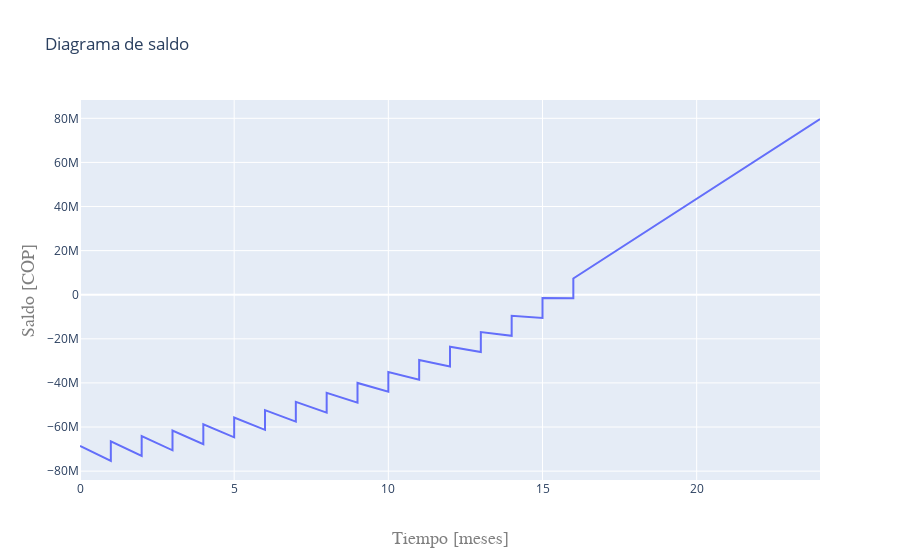

The notebook cell this image was saved under:
### Markdown cell above
### 4.4. Rentabilidad

<div align="justify">
    A partir del diagrama de flujo, podemos llegar a tener una idea sobre la rentabilidad de la inversión con respecto al tiempo. Sin embargo, teniendo en cuenta la <i>tasa de interés</i> cobrada por el banco mundial, se obtiene lo siguiente:
</div>

### Code cell
#Inicializar variables
coord = {
    'meses':[0],
    'saldo':[-Datos['Inv']],
    'interés':[]
}
suma = 1
for year in Datos['Anualidades']:
    for m in range(12):
        coord['meses'].append(suma)
        if coord['saldo'][-1] < 0:
            coord['meses'].append(suma)
            coord['interés'].append(coord['saldo'][-1]*(IE['Interés BM']))
            coord['saldo'].append(coord['saldo'][-1]*(1+IE['Interés BM']))
        coord['saldo'].append(coord['saldo'][-1] + Datos['Anualidades'][year])
        suma += 1
fig3 = go.Figure(data=go.Scatter(x=coord['meses'], y=coord['saldo']))
fig3.update_layout(
    title=go.layout.Title(
        text = "Diagrama de saldo",
    ),
    xaxis=go.layout.XAxis(title=go.layout.xaxis.Title(
        text ="Combinación",
        font=dict(
            family="Courier New, monospace",
            size=18,
            color = "#7f7f7f"
        )
    )),
    yaxis=go.layout.YAxis(title=go.layout.yaxis.Title(
        text ="Costo [COP]",
        font=dict(
            family="Courier New, monospace",
            size=18,
            color = "#7f7f7f"
        )
    ))
)
fig3.update_layout(
    title=go.layout.Title(
        text = "Diagrama de saldo",
    ),
    xaxis=go.layout.XAxis(title=go.layout.xaxis.Title(
        text ="Tiempo [meses]",
        font=dict(
            family="Courier New, monospace",
            size=18,
            color = "#7f7f7f"
        )
    )),
    yaxis=go.layout.YAxis(title=go.layout.yaxis.Title(
        text ="Saldo [COP]",
        font=dict(
            family="Courier New, monospace",
            size=18,
            color = "#7f7f7f"
        )
    ))
)
fig3.show()

### Figure 1 — Plotly figure (JSON) as saved in the notebook; plotly's stock layout.template omitted (floating-point values rounded to 4 significant figures)
{"data": [{"type": "scatter", "x": [0, 1, 1, 2, 2, 3, 3, 4, 4, 5, 5, 6, 6, 7, 7, 8, 8, 9, 9, 10, 10, 11, 11, 12, 12, 13, 13, 14, 14, 15, 15, 16, 16, 17, 18, 19, 20, 21, 22, 23, 24], "y": [-68551450, -75406595, -66450000.0, -73090000.0, -64140000.0, -70550000.0, -61590000.0, -67750000.0, -58800000.0, -64680000.0, -55720000.0, -61290000.0, -52330000.0, -57570000.0, -48610000.0, -53470000.0, -44510000.0, -48960000.0, -40010000.0, -44010000.0, -35050000.0, -38560000.0, -29600000.0, -32560000.0, -23600000.0, -25960000.0, -16920000.0, -18620000.0, -9578000.0, -10540000.0, -1498000.0, -1648000.0, 7390000.0, 16430000.0, 25470000.0, 34500000.0, 43540000.0, 52580000.0, 61620000.0, 70660000.0, 79690000.0]}], "layout": {"autosize": true, "title": {"text": "Diagrama de saldo"}, "xaxis": {"autorange": true, "range": [0, 24], "title": {"font": {"color": "#7f7f7f", "family": "Courier New, monospace", "size": 18}, "text": "Tiempo [meses]"}, "type": "linear"}, "yaxis": {"autorange": true, "range": [-84020000.0, 88310000.0], "title": {"font": {"color": "#7f7f7f", "family": "Courier New, monospace", "size": 18}, "text": "Saldo [COP]"}, "type": "linear"}}}
